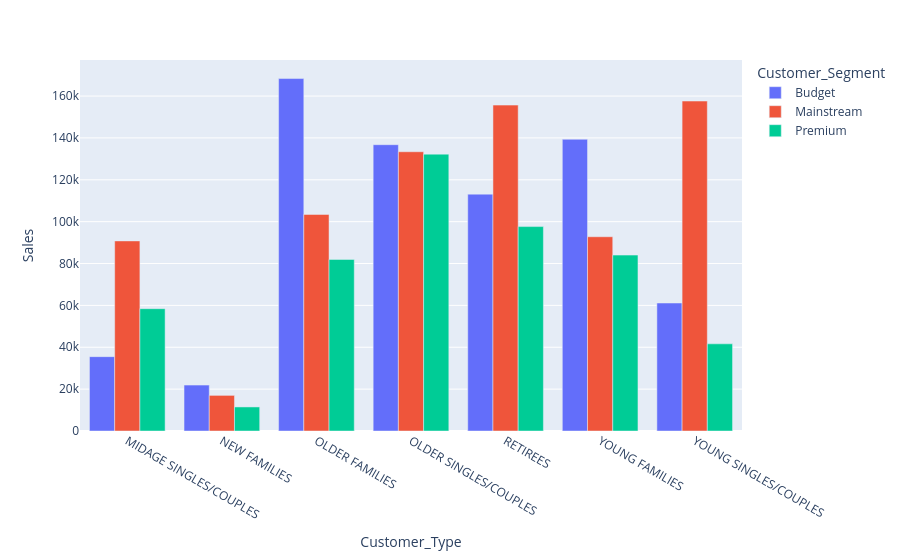

The notebook cell saved with this chart:
### Code cell
o= Merged_df.groupby(by=["Customer_Type","Customer_Segment"])["Sales"].sum().reset_index()

px.bar(data_frame=o,x="Customer_Type",y="Sales",color="Customer_Segment",barmode="group")

### Figure 1 — Plotly figure (JSON) as saved in the notebook; plotly's stock layout.template omitted (floating-point values rounded to 4 significant figures)
{"data": [{"alignmentgroup": "True", "hovertemplate": "Customer_Segment=Budget<br>Customer_Type=%{x}<br>Sales=%{y}<extra></extra>", "legendgroup": "Budget", "marker": {"color": "#636efa", "pattern": {"shape": ""}}, "name": "Budget", "offsetgroup": "Budget", "orientation": "v", "showlegend": true, "textposition": "auto", "type": "bar", "x": ["MIDAGE SINGLES/COUPLES", "NEW FAMILIES", "OLDER FAMILIES", "OLDER SINGLES/COUPLES", "RETIREES", "YOUNG FAMILIES", "YOUNG SINGLES/COUPLES"], "xaxis": "x", "y": [35510.0, 21930.0, 168400.0, 136800.0, 113100.0, 139300.0, 61140.0], "yaxis": "y"}, {"alignmentgroup": "True", "hovertemplate": "Customer_Segment=Mainstream<br>Customer_Type=%{x}<br>Sales=%{y}<extra></extra>", "legendgroup": "Mainstream", "marker": {"color": "#EF553B", "pattern": {"shape": ""}}, "name": "Mainstream", "offsetgroup": "Mainstream", "orientation": "v", "showlegend": true, "textposition": "auto", "type": "bar", "x": ["MIDAGE SINGLES/COUPLES", "NEW FAMILIES", "OLDER FAMILIES", "OLDER SINGLES/COUPLES", "RETIREES", "YOUNG FAMILIES", "YOUNG SINGLES/COUPLES"], "xaxis": "x", "y": [90800.0, 17010.0, 103400.0, 133400.0, 155700.0, 92790.0, 157600.0], "yaxis": "y"}, {"alignmentgroup": "True", "hovertemplate": "Customer_Segment=Premium<br>Customer_Type=%{x}<br>Sales=%{y}<extra></extra>", "legendgroup": "Premium", "marker": {"color": "#00cc96", "pattern": {"shape": ""}}, "name": "Premium", "offsetgroup": "Premium", "orientation": "v", "showlegend": true, "textposition": "auto", "type": "bar", "x": ["MIDAGE SINGLES/COUPLES", "NEW FAMILIES", "OLDER FAMILIES", "OLDER SINGLES/COUPLES", "RETIREES", "YOUNG FAMILIES", "YOUNG SINGLES/COUPLES"], "xaxis": "x", "y": [58430.0, 11490.0, 81960.0, 132300.0, 97650.0, 84030.0, 41640.0], "yaxis": "y"}], "layout": {"barmode": "group", "legend": {"title": {"text": "Customer_Segment"}, "tracegroupgap": 0}, "margin": {"t": 60}, "xaxis": {"anchor": "y", "domain": [0, 1], "title": {"text": "Customer_Type"}}, "yaxis": {"anchor": "x", "domain": [0, 1], "title": {"text": "Sales"}}}}
